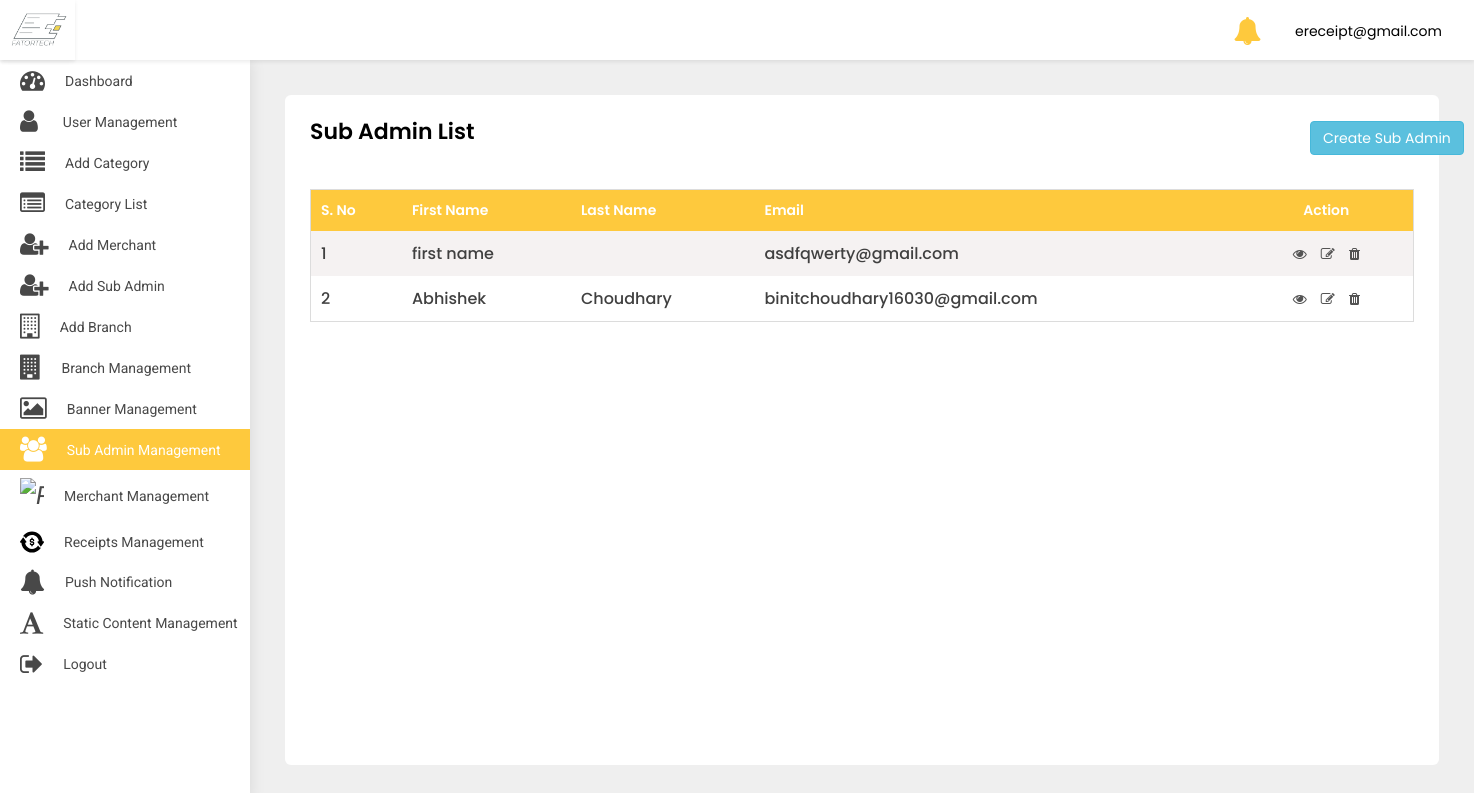
/adminpanel/sub-admin-list/ (signed in), run on an earlier commit of the app's database.
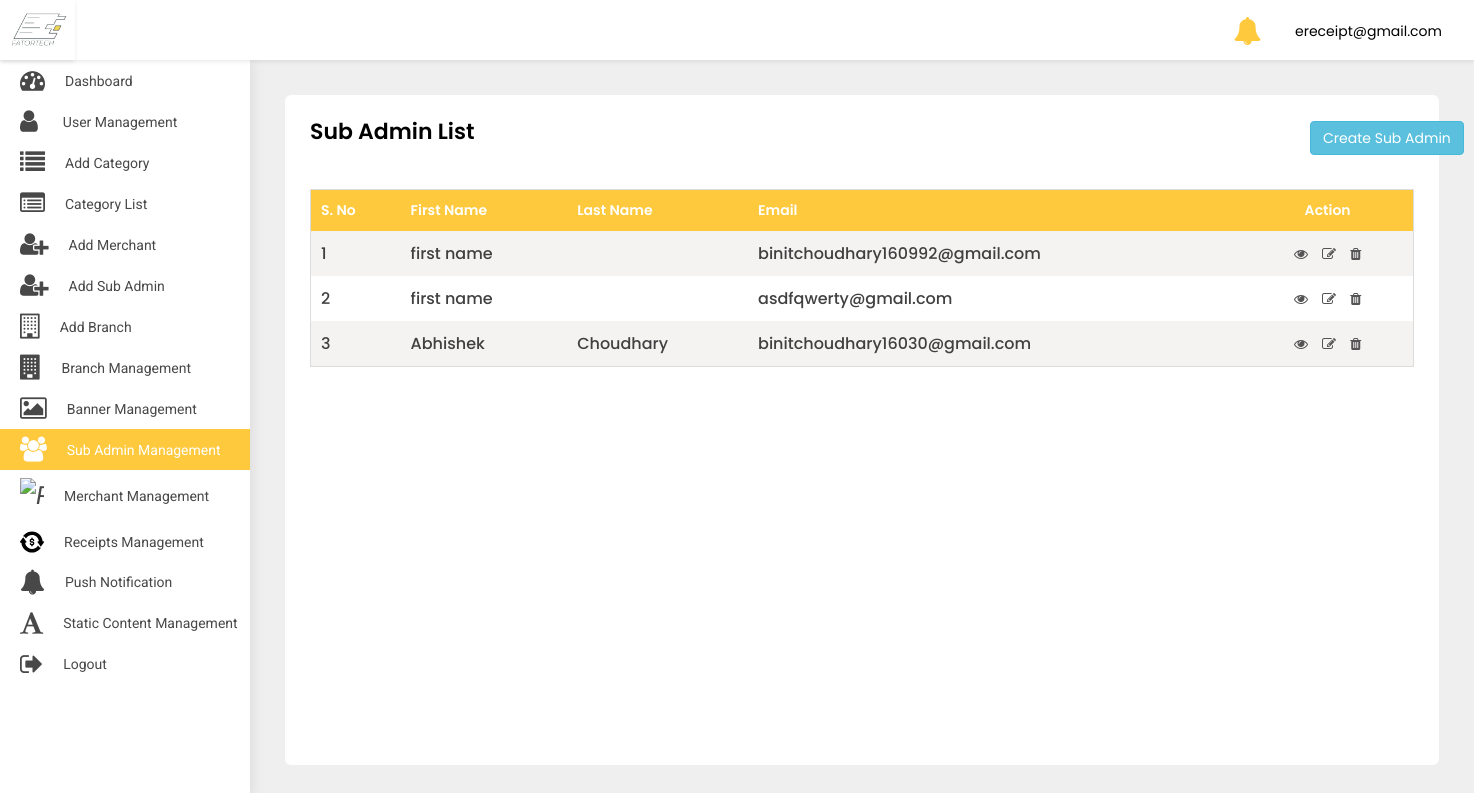
And on a later commit of the database.
### src/models.py (models this page shows)
class User(AbstractBaseUser, PermissionsMixin):
    first_name = models.CharField(default='first name', max_length=100)
    last_name = models.CharField(default='', max_length=100, null=True, blank=True)
    email = models.CharField(default='', max_length=255, unique=True)
    country_code = models.CharField(default='+91', max_length=10)
    phone_number = models.CharField(default='', max_length=18)
    profile_pic = models.ImageField(default='default_profile.png', null=True, blank=True)
    device_token = models.CharField(default='', max_length=500, null=True, blank=True)
    password = models.CharField(default='', max_length=100)
    confirm_password = models.CharField(default='', max_length=100)
    is_merchant = models.BooleanField(default=False)
    is_subadmin = models.BooleanField(default=False)
    created_at = models.DateTimeField(auto_now_add=True)
    is_active = models.BooleanField(default=True)
    is_staff = models.BooleanField(default=False)
    can_manage_merchant = models.BooleanField(default=False)
    can_manage_category = models.BooleanField(default=False)
    can_manage_branch = models.BooleanField(default=False)
    can_manage_receipts = models.BooleanField(default=False)
    can_manage_dashboard = models.BooleanField(default=False)
    objects = UserManager()
    USERNAME_FIELD = 'email'
    class Meta:
        ordering = ('-created_at',)

### adminpanel/views.py (the view)
# urls.py: path('sub-admin-list/', SubAdminList.as_view(), name='sub-admin-list'),
class SubAdminList(LoginRequiredMixin, ListView):
    login_url = 'adminpanel:login'
    model = User
    template_name = 'sub-admin-list.html'
    def get(self, request, *args, **kwargs):
        user = User.objects.filter(is_subadmin=True)
        return render(self.request, 'sub-admin-list.html', {'object_list': user})

### adminpanel/templates/sub-admin-list.html (shortened to what this page needs)
{% extends 'base-ereceipt.html' %}
{% block body %}
<div class="WrapperArea">
    <div class="WrapperBox">
        <div class="Small-Wrapper">
            <h4 class="Title">Sub Admin List</h4>
            <a href="{% url 'adminpanel:add-sub-admin' %}" class="btn btn-info" style="margin-left:1000px;margin-top:-38px;">Create Sub Admin</a>
            <div class="TableList">
                <div class="dragscroll">
                    <table>
                        <thead>
                        <tr>
                            <th>S. No</th>
                            <th>First Name</th>
                            <th>Last Name</th>
                            <th>Email</th>
                            <th>Action</th>
                        </tr>
                        </thead>
                        <tbody>
                        {% for object in object_list %}
                        <tr>
                            <td>{{forloop.counter}}</td>
                            <td>{{object.first_name}}</td>
                            <td>{{object.last_name}}</td>
                            <td>{{object.email}}</td>
                            <td>
                                <a href="{% url 'adminpanel:sub-admin-detail' object.id %}"><i class="fa fa-eye"></i></a>
                                <a href="{% url 'adminpanel:update-sub-admin' object.id %}"><i class="fa fa-edit"></i></a>
                                <a href="{% url 'adminpanel:delete-sub-admin' object.id %}"><i class="fa fa-trash"></i></a>
                            </td>
                        </tr>
                        {% endfor %}
                        </tbody>
                    </table>
                </div>
            </div>
        </div>
    </div>
</div>
{% endblock body %}

What changed in the data, as far as the page shows it:
added User: first_name "first name", email "binitchoudhary160992@gmail.com"
